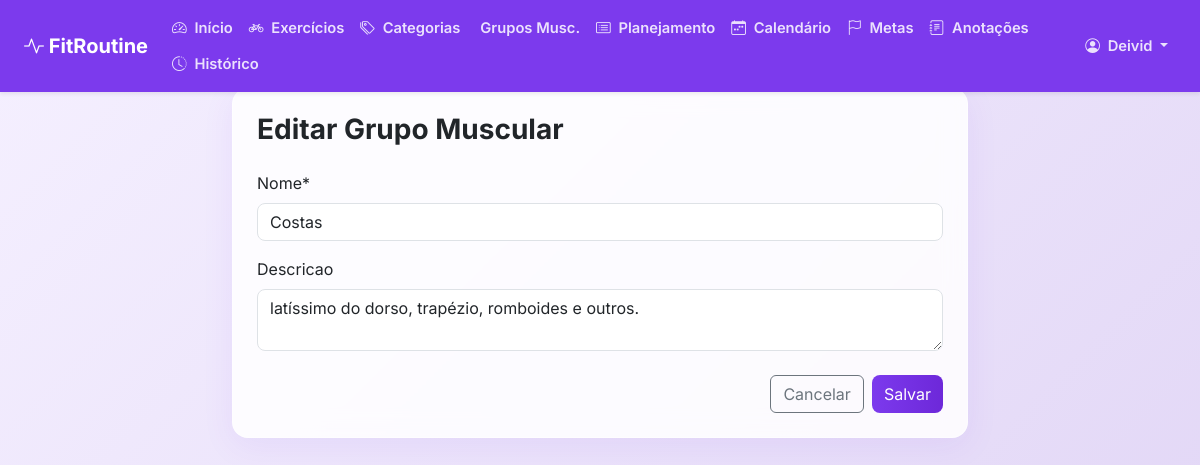
The page /grupos/2/editar/ (signed in) on the database its author committed.
### core/models.py (models this page shows, shortened)
class GrupoMuscular(models.Model):
    nome = models.CharField(max_length=100)
    descricao = models.TextField(blank=True, null=True)

### core/views.py (the view)
# urls.py: path('grupos/<int:pk>/editar/', views.grupo_update, name='grupo_update'),
@login_required
def grupo_update(request, pk):
    grupo = get_object_or_404(GrupoMuscular, pk=pk)
    if request.method == 'POST':
        form = GrupoMuscularForm(request.POST, instance=grupo)
        if form.is_valid():
            form.save()
            messages.success(request, 'Grupo Muscular atualizado com sucesso!')
            return redirect('grupos')
    else:
        form = GrupoMuscularForm(instance=grupo)
    return render(request, 'core/grupo_form.html', {'form': form, 'title': 'Editar Grupo Muscular'})

### core/forms.py
class GrupoMuscularForm(forms.ModelForm):
    class Meta:
        model = GrupoMuscular
        fields = ['nome', 'descricao']
        widgets = {
            'descricao': forms.Textarea(attrs={'rows': 2}),
        }

### core/templates/core/grupo_form.html (shortened to what this page needs)
{% extends 'core/base.html' %}
{% load crispy_forms_tags %}
{% block content %}
<div class="row justify-content-center">
    <div class="col-md-8">
        <div class="card p-4">
            <h3 class="fw-bold mb-4">{{ title }}</h3>
            <form method="post">
                {{ form|crispy }}
                <div class="d-flex justify-content-end gap-2 mt-4">
                    <a href="{% url 'grupos' %}" class="btn btn-outline-secondary">Cancelar</a>
                    <button type="submit" class="btn btn-primary">Salvar</button>
                </div>
            </form>
        </div>
    </div>
</div>
{% endblock %}

### core/templates/core/base.html (shortened to what this page needs)
<!DOCTYPE html>
<html lang="pt-BR">
<head>
    <link href="https://cdn.jsdelivr.net/npm/bootstrap@5.3.0/dist/css/bootstrap.min.css" rel="stylesheet">
    <link rel="stylesheet" href="https://cdn.jsdelivr.net/npm/bootstrap-icons@1.10.5/font/bootstrap-icons.css">
    {% load static %}
    <link rel="stylesheet" href="{% static 'css/style.css' %}">
</head>
<body>
<nav class="navbar navbar-expand-lg navbar-dark shadow-sm fixed-top" id="mainNavbar">
  <div class="container-fluid px-3 px-lg-4">
    <a class="navbar-brand fw-bold" href="{% url 'home' %}">
        <i class="bi bi-activity"></i> FitRoutine
    </a>
    <div class="collapse navbar-collapse" id="navbarNav">
      {% if user.is_authenticated %}
      <ul class="navbar-nav flex-wrap">
        <li class="nav-item">
          <a class="nav-link {% if request.resolver_match.url_name == 'dashboard' %}active{% endif %}" href="{% url 'dashboard' %}">
            <i class="bi bi-speedometer2"></i> Início
          </a>
        </li>
        <li class="nav-item">
          <a class="nav-link {% if request.resolver_match.url_name == 'exercicios' %}active{% endif %}" href="{% url 'exercicios' %}">
            <i class="bi bi-bicycle"></i> Exercícios
          </a>
        </li>
        <li class="nav-item">
          <a class="nav-link {% if request.resolver_match.url_name == 'categorias' %}active{% endif %}" href="{% url 'categorias' %}">
            <i class="bi bi-tags"></i> Categorias
          </a>
        </li>
        <li class="nav-item">
          <a class="nav-link {% if request.resolver_match.url_name == 'grupos' %}active{% endif %}" href="{% url 'grupos' %}">
             Grupos Musc.
          </a>
        </li>
        <li class="nav-item">
          <a class="nav-link {% if request.resolver_match.url_name == 'planejamentos' or request.resolver_match.url_name == 'planejamento_detail' %}active{% endif %}" href="{% url 'planejamentos' %}">
            <i class="bi bi-card-list"></i> Planejamento
          </a>
        </li>
        <li class="nav-item">
          <a class="nav-link {% if request.resolver_match.url_name == 'calendario' %}active{% endif %}" href="{% url 'calendario' %}">
            <i class="bi bi-calendar-week"></i> Calendário
          </a>
        </li>
        <li class="nav-item">
          <a class="nav-link {% if request.resolver_match.url_name == 'metas' %}active{% endif %}" href="{% url 'metas' %}">
            <i class="bi bi-flag"></i> Metas
          </a>
        </li>
        <li class="nav-item">
          <a class="nav-link {% if request.resolver_match.url_name == 'anotacoes' %}active{% endif %}" href="{% url 'anotacoes' %}">
            <i class="bi bi-journal-text"></i> Anotações
          </a>
        </li>
        <li class="nav-item">
          <a class="nav-link {% if request.resolver_match.url_name == 'historico' %}active{% endif %}" href="{% url 'historico' %}">
            <i class="bi bi-clock-history"></i> Histórico
          </a>
        </li>
      </ul>
      <ul class="navbar-nav ms-auto flex-wrap align-items-lg-center">
        <li class="nav-item dropdown">
            <a class="nav-link dropdown-toggle" href="#" id="navbarUser" role="button" data-bs-toggle="dropdown" aria-expanded="false">
                <i class="bi bi-person-circle"></i> {{ user.first_name|default:user.username }}
            </a>
        </li>
      </ul>
      {% endif %}
    </div>
  </div>
</nav>
<div class="container pb-5" id="mainContent">
    {% block content %}
    {% endblock %}
</div>
</body>
</html>

### static/css/style.css (style rules this page uses)
:root { --primary: #7C3AED; --primary-hover: #6D28D9; --secondary: #C084FC; --accent: #EC4899; --bg-main: #FFFFFF; --bg-subtle: #F5F0FF; --text-main: #1A1A2E; --text-sec: #6B7280; --success: #10B981; --pending: #F59E0B; }
body { font-family: 'Inter', sans-serif; background: linear-gradient(135deg, var(--bg-subtle) 0%, #E0D4F5 100%); color: var(--text-main); min-height: 100vh; }
.navbar { background-color: var(--primary) !important; padding-top: 0.6rem; padding-bottom: 0.6rem; }
.navbar-brand, .nav-link { color: rgba(255, 255, 255, 0.85) !important; }
.navbar-brand { color: #FFFFFF !important; }
.navbar .nav-link { font-size: 0.92rem; font-weight: 600; padding: 0.45rem 0.65rem; border-radius: 8px; white-space: nowrap; }
.navbar .nav-link i { margin-right: 0.25rem; }
#mainContent { padding-top: 5.5rem; }
.btn-primary { background: linear-gradient(90deg, var(--primary) 0%, var(--primary-hover) 100%); border: none; border-radius: 8px; color: white; transition: all 0.3s ease; }
.card { border: 1px solid rgba(255, 255, 255, 0.4); border-radius: 16px; background: rgba(255, 255, 255, 0.85); backdrop-filter: blur(12px); -webkit-backdrop-filter: blur(12px); box-shadow: 0 8px 32px rgba(124, 58, 237, 0.08); transition: all 0.3s cubic-bezier(0.25, 0.8, 0.25, 1); animation: fadeIn 0.6s ease-out; }
.form-control, .form-select { border-radius: 8px; }

### rows shown on the page
GrupoMuscular: nome "Costas", descricao "latíssimo do dorso, trapézio, romboides e outros."

### other values the page prints
{{ user.first_name|default:user.username }} "Deivid"
{{ title }} "Editar Grupo Muscular"
